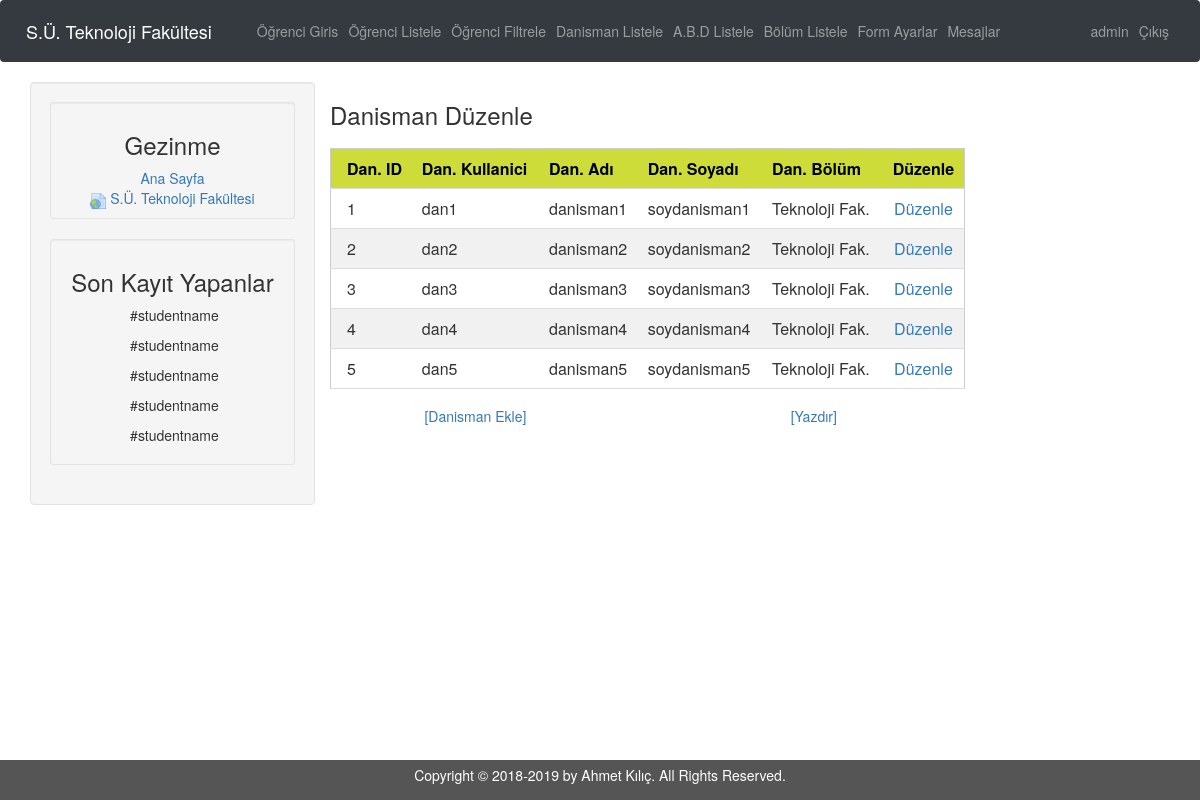
The app's page /edanısman/index.php?url=Danisman (signed in) with its own data.
### tables this page shows
CREATE TABLE IF NOT EXISTS `danisman` (
  `danisman_id` int(3) NOT NULL AUTO_INCREMENT,
  `abd_id` int(3) NOT NULL,
  `danisman_kulad` varchar(32) NOT NULL,
  `danisman_sifre` varchar(32) NOT NULL,
  `danisman_bolum` varchar(64) NOT NULL,
  `danisman_ad` varchar(32) NOT NULL,
  `danisman_soyad` varchar(32) NOT NULL,
  `danisman_email` varchar(64) NOT NULL,
  `danisman_tel` varchar(15) NOT NULL,
  `danisman_web` varchar(64) NOT NULL,
  PRIMARY KEY (`danisman_id`)
);

### edanısman/Model/gorunum.php (called while the page is built, shortened)
<?php
function sayfa_goster($src , $title = false, $values = false,$value = false )
{
    include 'view/header.php';
    include $src;
    include 'view/footer.php';
}
?>

### edanısman/controller/Kontrol.php (called while the page is built, shortened)
<?php
function Danisman()
{
    $Danisman = danisman_cek();
    $bolum = bolum_cek();
    sayfa_goster('view/Danisman.php','Danisman',$Danisman , $bolum);
}
?>

### edanısman/controller/vt_islem.php (called while the page is built, shortened)
<?php
$vt= new mysqli("localhost","root","","edanisman");
$vt->set_charset("UTF8");
function danisman_cek()
{
    global $vt;
    $ham = $vt->query("SELECT * FROM danisman ORDER BY danisman_id");
    $danisman = $ham->fetch_all(1);
    return $danisman;
}
?>

### edanısman/View/Danisman.php (the view, shortened to what this page needs)
  <head>
<link href="css/admin_panel_table.css" type="text/css" rel="stylesheet"/>
</head>
<div class="col-sm-7">
	<div class="row">
	        <div class="col-sm-12">
	            <caption><h3>Danisman Düzenle<h3></caption>
				 <table class="w3-table-all w3-hoverable">
					<thead>
						<tr class="w3-lime">
							<th>Dan. ID</th>
							<th>Dan. Kullanici</th>
							<th>Dan. Adı</th>
							<th>Dan. Soyadı</th>
							<th>Dan. Bölüm</th>
							<th>Düzenle</th>
						</tr>
					</thead>
						<?php
						 foreach ($values as $danisman)
							{
								echo '<tr>
								<td>'.$danisman["danisman_id"].'</td>
								<td>'.$danisman["danisman_kulad"].'</td>
								<td>'.$danisman["danisman_ad"].'</td>
								<td>'.$danisman["danisman_soyad"].'</td>
								<td>'.$danisman["danisman_bolum"].'</td>
								<td><a href="?url=Kullanici/danisman&id='.$danisman["danisman_id"].'">Düzenle</a></td>
								</tr>';
							}
						  ?>
				</table>
	        </div>
	 </div>
		 <div class="row">
			        <div class="col-lg-6 text-center">
						 <input type="button" class=" btn btn-link" name="Danisman Ekle" data-toggle="modal" data-target="#formpopup" value="[Danisman Ekle]">
			        </div>
			         <div class="col-lg-6 text-center">
						 <input type="button" class=" btn btn-link" name="Danisman Yazdır" value="[Yazdır]">
			        </div>
		</div>
</div>

### edanısman/css/index.css (style rules this page uses)
html { position: relative; min-height: 100%; }
body { margin: 0 0 85px; }

### edanısman/css/admin_panel_table.css (style rules this page uses)
.w3-table,.w3-table-all { border-collapse:collapse;border-spacing:0;width:100%;display:table }
.w3-table-all { border:1px solid #ccc }
.w3-bordered tr,.w3-table-all tr { border-bottom:1px solid #ddd }
.w3-table-all tr:nth-child(odd) { background-color:#fff }
.w3-table-all tr:nth-child(even) { background-color:#f1f1f1 }
.w3-table td,.w3-table th,.w3-table-all td,.w3-table-all th { padding:8px 8px;display:table-cell;text-align:left;vertical-align:top }
.w3-table th:first-child,.w3-table td:first-child,.w3-table-all th:first-child,.w3-table-all td:first-child { padding-left:16px }
.w3-table th:last-child,.w3-table td:last-child,.w3-table-all th:last-child,.w3-table-all td:last-child { text-align:center }
.w3-lime,.w3-hover-lime:hover { color:#000!important;background-color:#cddc39!important }

### records on screen
danisman: danisman_id "1", danisman_kulad "dan1", danisman_ad "danisman1", danisman_soyad "soydanisman1", danisman_bolum "Teknoloji Fak."
danisman: danisman_id "2", danisman_kulad "dan2", danisman_ad "danisman2", danisman_soyad "soydanisman2", danisman_bolum "Teknoloji Fak."
danisman: danisman_id "3", danisman_kulad "dan3", danisman_ad "danisman3", danisman_soyad "soydanisman3", danisman_bolum "Teknoloji Fak."
danisman: danisman_id "4", danisman_kulad "dan4", danisman_ad "danisman4", danisman_soyad "soydanisman4", danisman_bolum "Teknoloji Fak."
danisman: danisman_id "5", danisman_kulad "dan5", danisman_ad "danisman5", danisman_soyad "soydanisman5", danisman_bolum "Teknoloji Fak."

### other values on screen
$ad "admin"
